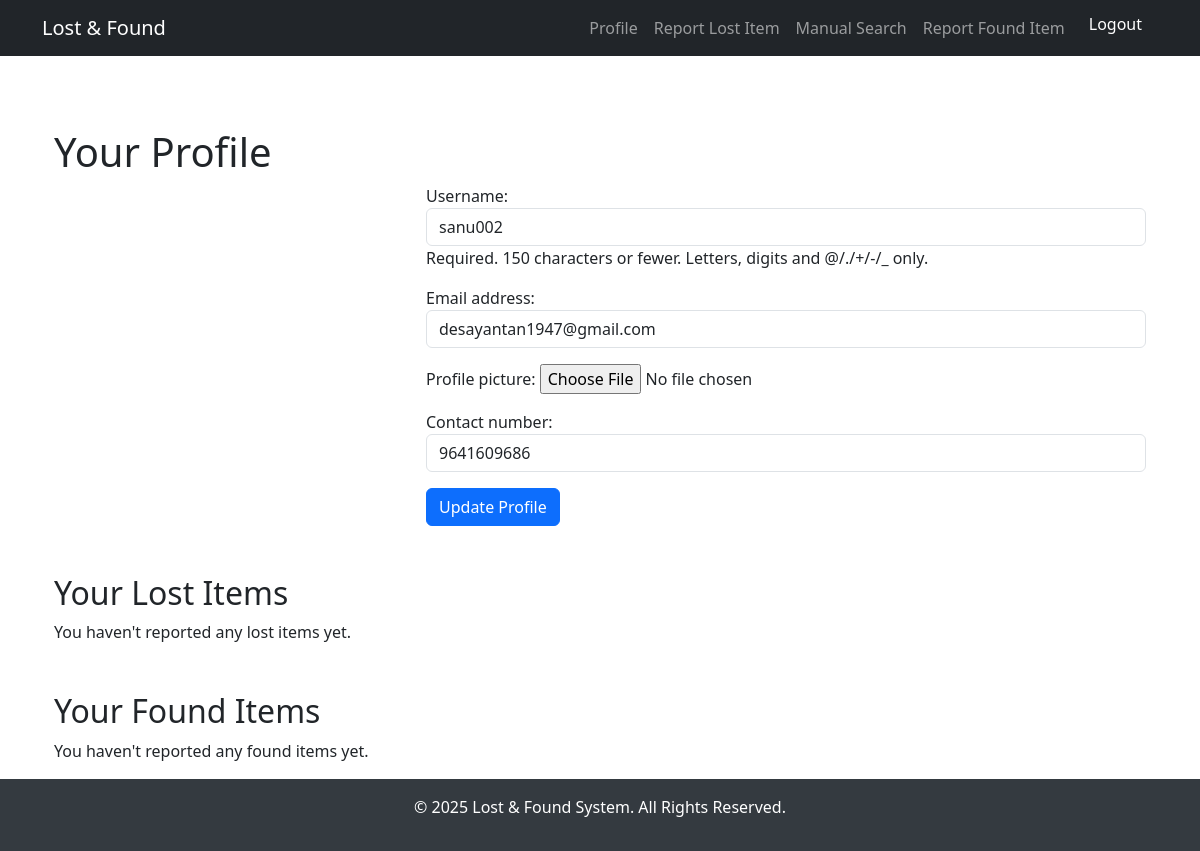
The app's page /profile/ (signed in), older data.
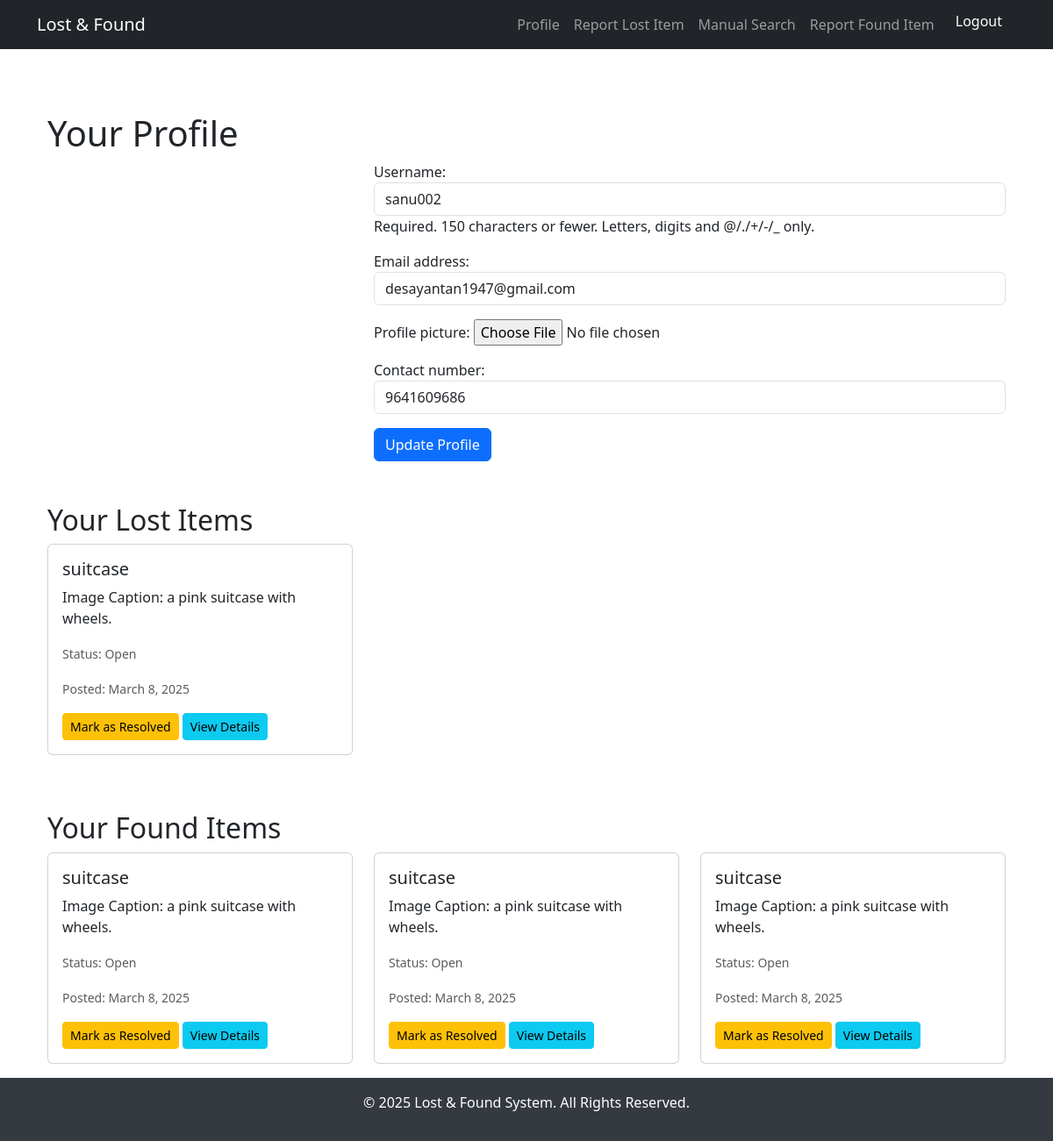
The same page, newer data.
### mainapp/models.py (models this page shows, shortened)
class BaseItem(models.Model):
    user = models.ForeignKey(CustomUser, on_delete=models.CASCADE)
    title = models.CharField(max_length=200)
    description = models.TextField(blank=True)
    image = models.ImageField(upload_to='items/', blank=True, null=True)
    latitude = models.FloatField(null=True, blank=True)
    longitude = models.FloatField(null=True, blank=True)
    address = models.CharField(max_length=255, blank=True)
    status = models.CharField(max_length=10, choices=STATUS_CHOICES, default='Open')
    created_at = models.DateTimeField(default=now)
    category = models.CharField(max_length=50, blank=True)  # e.g., "electronics", "jewelry"
    condition = models.CharField(max_length=10, choices=CONDITION_CHOICES, default='Used')
    tags = models.TextField(blank=True)  # Store tags as JSON string
    class Meta:
        abstract = True

class ItemLost(BaseItem):
    pass

class ItemFound(BaseItem):
    matched_item = models.ForeignKey(ItemLost, null=True, blank=True, on_delete=models.SET_NULL)

### mainapp/views.py (the view)
# urls.py: path('profile/', views.profile, name='profile'),
@login_required(login_url='login')
def profile(request):
    user = request.user
    lost_items = ItemLost.objects.filter(user=user).order_by('-created_at')
    found_items = ItemFound.objects.filter(user=user).order_by('-created_at')
    if request.method == "POST":
        form = ProfileUpdateForm(request.POST, request.FILES, instance=user)
        if form.is_valid():
            form.save()
            messages.success(request, "Profile updated successfully!")
            return redirect('profile')
        else:
            messages.error(request, "Error updating profile.")
    else:
        form = ProfileUpdateForm(instance=user)
    context = {'form': form, 'lost_items': lost_items, 'found_items': found_items}
    return render(request, 'mainapp/profile.html', context)

### mainapp/forms.py
class ProfileUpdateForm(forms.ModelForm):
    class Meta:
        model = CustomUser
        fields = ['username', 'email', 'profile_picture', 'contact_number']
        widgets = {
            'username': forms.TextInput(attrs={'class': 'form-control'}),
            'email': forms.EmailInput(attrs={'class': 'form-control'}),
            'contact_number': forms.TextInput(attrs={'class': 'form-control'}),
        }

### mainapp/templates/mainapp/profile.html (shortened to what this page needs)
{% extends 'mainapp/base.html' %}
{% block content %}
<div class="container mt-5">
    <h1>Your Profile</h1>
    <div class="row">
        <div class="col-md-4">
        </div>
        <div class="col-md-8">
            <form method="post" enctype="multipart/form-data">
                {{ form.as_p }}
                <button type="submit" class="btn btn-primary">Update Profile</button>
            </form>
        </div>
    </div>
    <h2 class="mt-5">Your Lost Items</h2>
    {% if lost_items %}
        <div class="row">
            {% for item in lost_items %}
                <div class="col-md-4 mb-3">
                    <div class="card">
                        <div class="card-body">
                            <h5 class="card-title">{{ item.title }}</h5>
                            <p class="card-text">{{ item.description|truncatewords:20 }}</p>
                            <p class="card-text"><small class="text-muted">Status: {{ item.status }}</small></p>
                            <p class="card-text"><small class="text-muted">Posted: {{ item.created_at|date }}</small></p>
                            {% if item.status == 'Open' %}
                                <a href="{% url 'update_item_status' item.id 'lost' %}" class="btn btn-warning btn-sm">Mark as Resolved</a>
                            {% endif %}
                            <a href="{% url 'item_detail' item.id %}" class="btn btn-info btn-sm">View Details</a>
                        </div>
                    </div>
                </div>
            {% endfor %}
        </div>
    {% else %}
        <p>You haven't reported any lost items yet.</p>
    {% endif %}
    <h2 class="mt-5">Your Found Items</h2>
    {% if found_items %}
        <div class="row">
            {% for item in found_items %}
                <div class="col-md-4 mb-3">
                    <div class="card">
                        <div class="card-body">
                            <h5 class="card-title">{{ item.title }}</h5>
                            <p class="card-text">{{ item.description|truncatewords:20 }}</p>
                            <p class="card-text"><small class="text-muted">Status: {{ item.status }}</small></p>
                            <p class="card-text"><small class="text-muted">Posted: {{ item.created_at|date }}</small></p>
                            {% if item.status == 'Open' %}
                                <a href="{% url 'update_item_status' item.id 'found' %}" class="btn btn-warning btn-sm">Mark as Resolved</a>
                            {% endif %}
                            <a href="{% url 'item_detail' item.id %}" class="btn btn-info btn-sm">View Details</a>
                        </div>
                    </div>
                </div>
            {% endfor %}
        </div>
    {% else %}
        <p>You haven't reported any found items yet.</p>
    {% endif %}
</div>
{% endblock %}

Row changes from the older to the newer data that the page shows:
added ItemLost: title "suitcase", description "Image Caption: a pink suitcase with wheels.", status "Open", created_at "March 8, 2025", shows "Mark as Resolved"
added ItemFound: title "suitcase", description "Image Caption: a pink suitcase with wheels.", status "Open", created_at "March 8, 2025", shows "Mark as Resolved"
added ItemFound: title "suitcase", description "Image Caption: a pink suitcase with wheels.", status "Open", created_at "March 8, 2025", shows "Mark as Resolved"
added ItemFound: title "suitcase", description "Image Caption: a pink suitcase with wheels.", status "Open", created_at "March 8, 2025", shows "Mark as Resolved"
Text that changed along with them:
text no longer shown: "You haven't reported any lost items yet. You haven't reported any found items yet."
